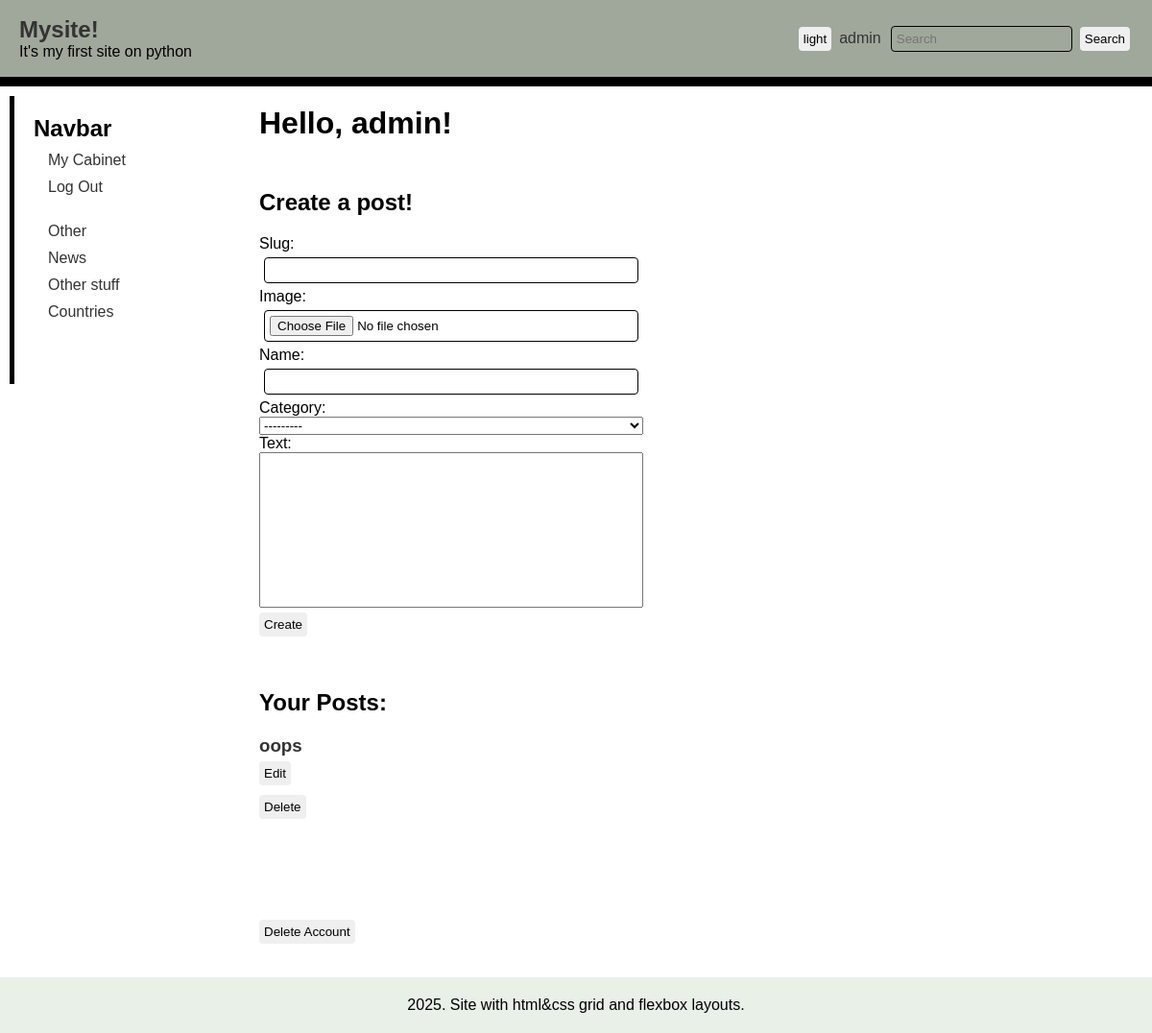
Screenshot of /cabinet/cabinet/TemporaryAuthor/ (signed in) with the database file from the repository.
### main/models.py (models this page shows, shortened)
class Category(models.Model):
    class CategoryType(models.TextChoices):
        COUNTRIES = 'GLC', ('Global countries')
        NEWS = 'NWS', ('Global news')
        OTHER = 'NO', ("Not in list")
    name = models.CharField(max_length=50, unique=True)
    categoryType = models.CharField(max_length=5, choices=CategoryType.choices, default=CategoryType.OTHER)
    def __str__(self) -> str:
        return (f"Category[ID:{self.pk}]: {self.name}; {self.categoryType}")

class Post(models.Model):
    slug = models.CharField(max_length=25, unique=True)
    image = models.ImageField(blank=True)
    name = models.CharField(max_length=99)
    text = models.TextField(blank=True)
    category = models.ForeignKey(Category, on_delete=models.PROTECT)
    author = models.ForeignKey(User, on_delete=models.CASCADE, default=default_author.pk)
    date = models.DateTimeField(auto_now_add=True)
    views = models.IntegerField(default=0)

### cabinet/views.py (the view, shortened to what this page needs)
# urls.py: path('cabinet/', include('cabinet.urls', namespace='cabinet')),
@login_required(redirect_field_name="after", login_url="auth:login")
def cabinet(request, user):
    form = PostAddingForm()
    user_posts = Post.objects.filter(author=request.user.pk)
    if request.POST:
        editPost = request.POST.get("editPost")
        try:
            if editPost:
                p = Post.objects.get(pk=editPost)
                editPostForm = PostAddingForm(instance=p)
                editPost = int(editPost)
        except Exception:
            messages.error(request, "Post not found!")
            return redirect("cabinet:studio", request.user)
    else:
        editPost = 0
        editPostForm = ""
    data = {
        "form": form,
        "posts": user_posts,
        "editPostid": editPost,
        "editPostForm": editPostForm,
    }
    return render(request, "cabinet/cabinet.html", context=data)

### main/forms.py
class PostAddingForm(forms.ModelForm):
    text = forms.CharField(widget=forms.Textarea)
    class Meta:
        model = Post
        fields = ['slug', 'image', 'name', 'category', 'text']

### main/templatetags/category_tags.py (called while the page is built)
@register.inclusion_tag("main/category_tags.html")
def show_categories():
    categories = Category.objects.all()
    return {'categories': categories}

### cabinet/templates/cabinet/cabinet.html (shortened to what this page needs)
{% extends "main/index.html" %}
{% load static %}
{% block style %}
    <link rel="stylesheet" href="{% static 'cabinet/css/cabinet.css' %}">
{% endblock %}
{% block content %}
<main>
    <h1>Hello, {{user.username}}!</h1>
    <form method="POST" enctype="multipart/form-data">
        <h2>Create a post!</h2>
        {{form.as_p}}
        <div><button type="submit" name="postCreatingForm" value="1">Create</button></div>
    </form>
    <h2>Your Posts:</h2>
    {% for p in posts %}
        <div class="cab-post">
            <a href="{% url 'main:post' p.slug %}"><h3>{{ p.name }}</h3></a>
            <form method="POST">{% csrf_token %}<div><button type="submit" name="editPost" value="{{p.pk}}">Edit</button></div></form>
            <form method="POST">{% csrf_token %}<div><button type="submit" name="deletePost" value="{{p.pk}}">Delete</button></div></form>
        </div>
    {% endfor %}
    <form method="POST" class="deleteForm">
        <div><button type="submit" name="deleteAccount" value="1">Delete Account</button></div>
    </form>
</main>
{% endblock content %}

### main/templates/main/index.html (shortened to what this page needs)
{% load static %}
<!DOCTYPE html>
<html lang="en">
<head>
    <link rel="stylesheet" href="{% static 'main/css/style.css' %}">
    {% block style %}{% endblock %}
</head>
<body>
    {% block header %}
    <header>
        <div class="list-header">
            <div class="brand">
                <a href="{% url 'main:home' %}" class="text-decoration-none"><h2 class="navbar-brand fs-2" style="margin:0;padding:0;">Mysite!</h2></a>
                <span>It's my first site on python</span>
            </div>
        </div>
        <section id="menu">
            <button id="themeLight" class="light">light</button>
            <ul>
                {% if user.is_authenticated %}
                <li><a href="#">{{request.user.username}}</a></li>
                {% else %}
                <li><a href="#">Not logged in</a></li>
                {% endif %}
            </ul>
            <form action="{% url 'main:home' %}" method="GET">
                <input type="search" name="search-query" placeholder="Search">
                <button type="submit">Search</button>
            </form>
        </section>
    </header>
    {% endblock %}
    {% block aside %}
    <aside>
        <h2>Navbar</h2>
        <ul>
            {% if user.is_authenticated %}
            <li><a href="{% url 'cabinet:studio' user %}">My Cabinet</a></li>
            <li><a href="{% url 'auth:logout' %}">Log Out</a></li>
            {% else %}
            <li><a href="{% url 'auth:login' %}">Log In</a></li>
            <li><a href="{% url 'auth:signup' %}">Sign Up</a></li>
            {% endif %}
            <br>
            {% load category_tags %}
            {% show_categories %}
        </ul>
    </aside>
    {% endblock %}
    {% block content %}{% endblock %}
    {% block footer %}
    <footer>
        <p>2025. Site with html&css grid and flexbox layouts.</p>
    </footer>
    {% endblock %}
</body>
</html>

### main/templates/main/category_tags.html
{% for cat in categories %}
<li><a href="{% url 'main:category' cat.pk %}">{{ cat.name }}</a></li>
{% endfor %}

### main/static/main/css/style.css (style rules this page uses)
*, *::before, *::after { margin: 0; padding: 0; box-sizing: border-box; }
:root { --clr-bg-main: #ffffff; --clr-bg-header: #a0a89c; --clr-bg-footer: #e8f0e8; --text-font: sans-serif; --clr-text: #000000; --clr-link: #333333; --clr-link-active: #88ee35; }
body { display: grid; grid-template-columns: 250px 1fr; grid-template-rows: 90px 1fr auto auto; grid-template-areas: "header header" "sidebar main" "sidebar comments" "footer footer"; grid-gap: 10px; min-height: 100vh; background-color: var(--clr-bg-main); }
body * { font-family: var(--text-font); }
ul { display: flex; align-items: center; list-style-type: none; }
ul li { margin: 0 5px; }
ul li a { text-decoration: none; color: var(--clr-link); transition: .2s; }
form { display: flex; flex-direction: column; }
input { background-color: transparent; border-radius: 4px; padding: 5px; margin: 5px; border: 1px solid black; }
button { margin: 3px; padding: 5px; border-radius: 4px; border: none; transition: .2s; }
textarea { color: var(--clr-text); }
header { grid-area: header; background-color: var(--clr-bg-header); border-bottom: 10px solid #000; display: flex; align-items: center; padding: 20px; }
header .list-header { display: flex; flex-direction: column; justify-content: center; align-items: start; margin-right: auto; }
header .list-header .brand a { text-decoration: none; color: var(--clr-link); font-family: var(--text-font); }
header section { display: flex; align-items: center; }
header section form { display: flex; flex-direction: row; align-items: center; }
aside { grid-area: sidebar; padding: 20px; max-height: 300px; margin-left: 10px; border-left: 5px solid #000; }
aside ul { flex-direction: column; align-items: start; margin: 10px; }
aside ul li { margin-bottom: 10px; }
main { grid-area: main; padding: 10px; }
footer { grid-area: footer; padding: 20px; background-color: var(--clr-bg-footer); text-align: center; }

### cabinet/static/cabinet/css/cabinet.css (style rules this page uses)
a { text-decoration: none; color: var(--clr-link); font-family: var(--text-font); }
main h2 { margin-top: 50px; margin-bottom: 20px; }
main .deleteForm button { margin-top: 90px; }
main button { margin: 5px 0; }
main form { display: flex; flex-direction: column; max-width: 400px; }
main form p { display: flex; flex-direction: column; }
main form textarea { padding: 5px; resize: none; }
main .cab-post { margin: 10px 0; }

### rows the page displays
Category: name "Other"
Category: name "News"
Category: name "Other stuff"
Category: name "Countries"
Post: name "oops", {{ p.pk }} 21 (drawn)

### other values shown
{{ request.user.username }} "admin"
{{ user.username }} "admin"
